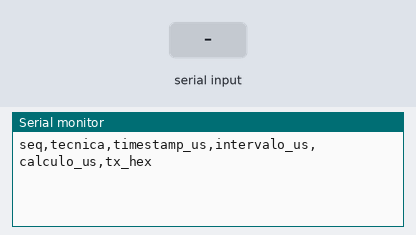
Bench run of a sketch on a simulated ESP32. Shown: the last lines printed to the serial monitor. The inputs (shaded band) are chosen by the test bench. The modem accepts every AT command (registered, SIM ready, sends succeed) and sends nothing else.

Above: at 1.2 s.
1.3 s: "g" received over Serial
At 1.41 s:
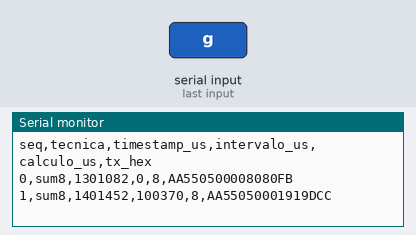
2.9 s: "s" received over Serial
At 3.02 s:
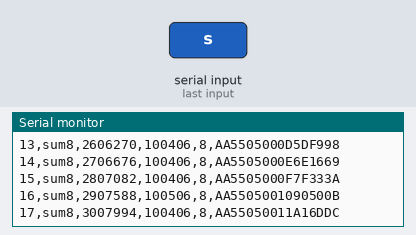
Timing chart, 0 to 5.9 s (numbered marks = the images above; inputs shaded):
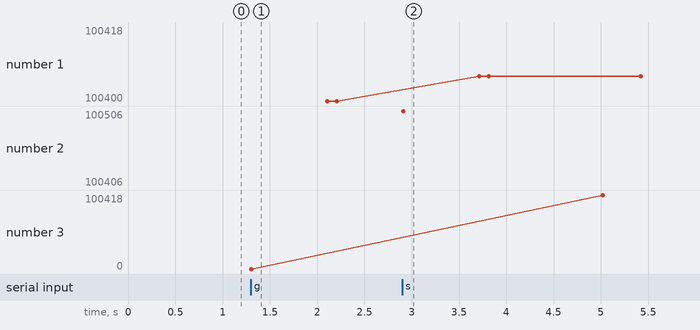

Measured:
- after the input at 1.3 s, the serial monitor: prints a new line at once (image 1)

The sketch:

tx.ino
```cpp
/* TX - ESP32 classico, Arduino-ESP32 3.x. Prototipo para validar em bancada.
 * Monitor USB: s=soma; c=CRC; t=piloto de 20; g=1000 quadros; p=parar.
 * Configure RX e ruido antes de g. Nao muda tecnica durante uma rodada. */
#include <Arduino.h>
#include <Telemetry.h>
#include "esp_timer.h"
using namespace telemetry;
HardwareSerial &uartLink=Serial2;
Algorithm algorithm=SUM8;
uint16_t seq=0, remaining=0;
int64_t nextAt=0, lastAt=0;
void setup() {
  Serial.begin(115200);
  uartLink.begin(BAUD,SERIAL_8N1,16,17);
  Serial.println("seq,tecnica,timestamp_us,intervalo_us,calculo_us,tx_hex");
}
void loop() {
  while(Serial.available()) {
    char c=Serial.read();
    if(c=='p') remaining=0;
    if(!remaining && (c=='s'||c=='c')) algorithm=c=='s'?SUM8:CRC8;
    if(!remaining && c=='g') {seq=0;remaining=1000;nextAt=esp_timer_get_time();lastAt=0;}
    if(!remaining && c=='t') {seq=0;remaining=20;nextAt=esp_timer_get_time();lastAt=0;}
  }
  if(!remaining || esp_timer_get_time()<nextAt) return;
  uint8_t f[8],d[6];
  // Telemetria artificial conhecida no TX; o RX nao reproduz este gerador.
  uint8_t p0=uint8_t(seq*17+128),p1=uint8_t(seq*29+128);
  int64_t t0=esp_timer_get_time();makeFrame(seq,p0,p1,algorithm,f);
  int64_t calc=esp_timer_get_time()-t0;
  makeDebug(seq,p0,p1,d);
  int64_t sentAt=esp_timer_get_time();
  uartLink.write(f,5);uartLink.flush();
  delay(GUARD_US/1000); // Janela de armamento do injetor; nao temporiza pulsos.
  uartLink.write(f+5,3);uartLink.flush();
  delay(1); // Impede uma injecao pendente de atingir a referencia.
  uartLink.write(d,6);uartLink.flush();
  Serial.printf("%u,%s,%lld,%lld,%lld,",seq,algorithm==SUM8?"sum8":"crc8",
    (long long)sentAt,(long long)(lastAt?sentAt-lastAt:0),(long long)calc);
  for(uint8_t b:f) Serial.printf("%02X",b);
  Serial.println();lastAt=sentAt;nextAt=sentAt+INTERVAL_US;
  seq=uint16_t(seq+1);--remaining;
}
```
